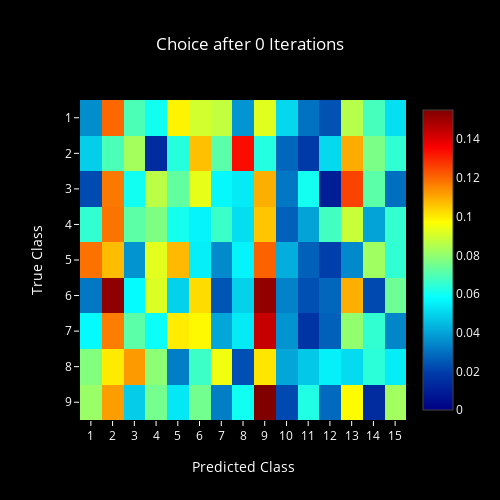
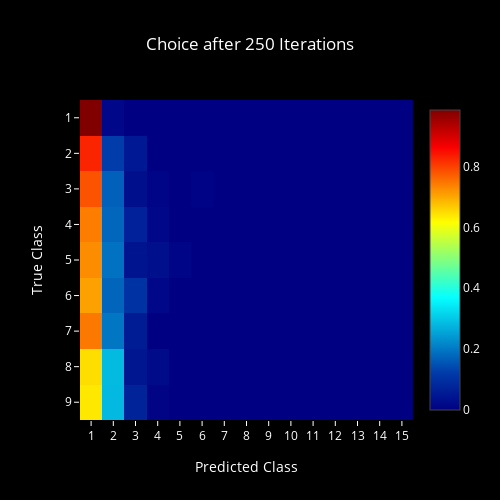
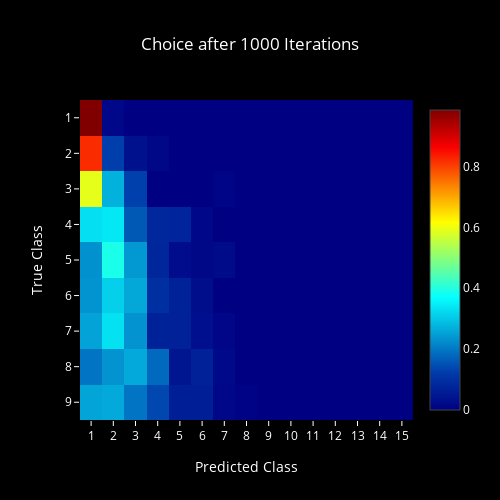
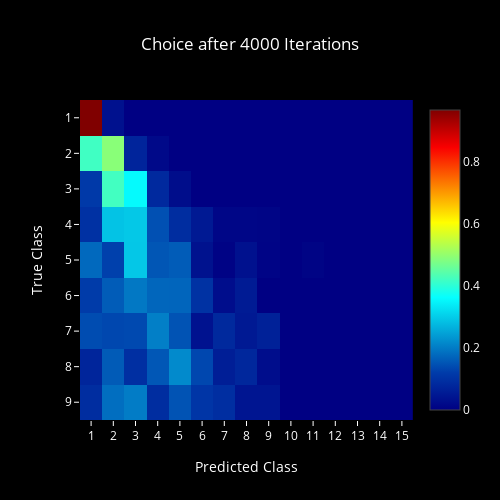

The notebook cell these images were saved under, in order:
### Code cell
for i, it in enumerate(iter_list):
    #ot_confidence(i, it)
    plot_choice(i, it)

### Figure 1 — Plotly figure (JSON) as saved in the notebook; plotly's stock layout.template omitted (floating-point values rounded to 4 significant figures; data arrays with more than 128 entries replaced by an {"elided": "..."} marker saying what was removed)
{"data": [{"colorscale": "Jet", "type": "heatmap", "z": {"elided": "16x16 float values"}}], "layout": {"font": {"color": "#FFF"}, "height": 500, "paper_bgcolor": "#000", "plot_bgcolor": "#000", "title": "Choice after 0 Iterations", "titlefont": {"color": "#FFF"}, "width": 500, "xaxis": {"dtick": 1, "range": [0.5, 15.5], "tickcolor": "#FFF", "title": "Predicted Class"}, "yaxis": {"dtick": 1, "range": [9.5, 0.5], "tickcolor": "#FFF", "title": "True Class"}}}

### Figure 2 — Plotly figure (JSON) as saved in the notebook; plotly's stock layout.template omitted (floating-point values rounded to 4 significant figures; data arrays with more than 128 entries replaced by an {"elided": "..."} marker saying what was removed)
{"data": [{"colorscale": "Jet", "type": "heatmap", "z": {"elided": "16x16 float values"}}], "layout": {"font": {"color": "#FFF"}, "height": 500, "paper_bgcolor": "#000", "plot_bgcolor": "#000", "title": "Choice after 250 Iterations", "titlefont": {"color": "#FFF"}, "width": 500, "xaxis": {"dtick": 1, "range": [0.5, 15.5], "tickcolor": "#FFF", "title": "Predicted Class"}, "yaxis": {"dtick": 1, "range": [9.5, 0.5], "tickcolor": "#FFF", "title": "True Class"}}}

### Figure 3 — Plotly figure (JSON) as saved in the notebook; plotly's stock layout.template omitted (floating-point values rounded to 4 significant figures; data arrays with more than 128 entries replaced by an {"elided": "..."} marker saying what was removed)
{"data": [{"colorscale": "Jet", "type": "heatmap", "z": {"elided": "16x16 float values"}}], "layout": {"font": {"color": "#FFF"}, "height": 500, "paper_bgcolor": "#000", "plot_bgcolor": "#000", "title": "Choice after 1000 Iterations", "titlefont": {"color": "#FFF"}, "width": 500, "xaxis": {"dtick": 1, "range": [0.5, 15.5], "tickcolor": "#FFF", "title": "Predicted Class"}, "yaxis": {"dtick": 1, "range": [9.5, 0.5], "tickcolor": "#FFF", "title": "True Class"}}}

### Figure 4 — Plotly figure (JSON) as saved in the notebook; plotly's stock layout.template omitted (floating-point values rounded to 4 significant figures; data arrays with more than 128 entries replaced by an {"elided": "..."} marker saying what was removed)
{"data": [{"colorscale": "Jet", "type": "heatmap", "z": {"elided": "16x16 float values"}}], "layout": {"font": {"color": "#FFF"}, "height": 500, "paper_bgcolor": "#000", "plot_bgcolor": "#000", "title": "Choice after 4000 Iterations", "titlefont": {"color": "#FFF"}, "width": 500, "xaxis": {"dtick": 1, "range": [0.5, 15.5], "tickcolor": "#FFF", "title": "Predicted Class"}, "yaxis": {"dtick": 1, "range": [9.5, 0.5], "tickcolor": "#FFF", "title": "True Class"}}}
